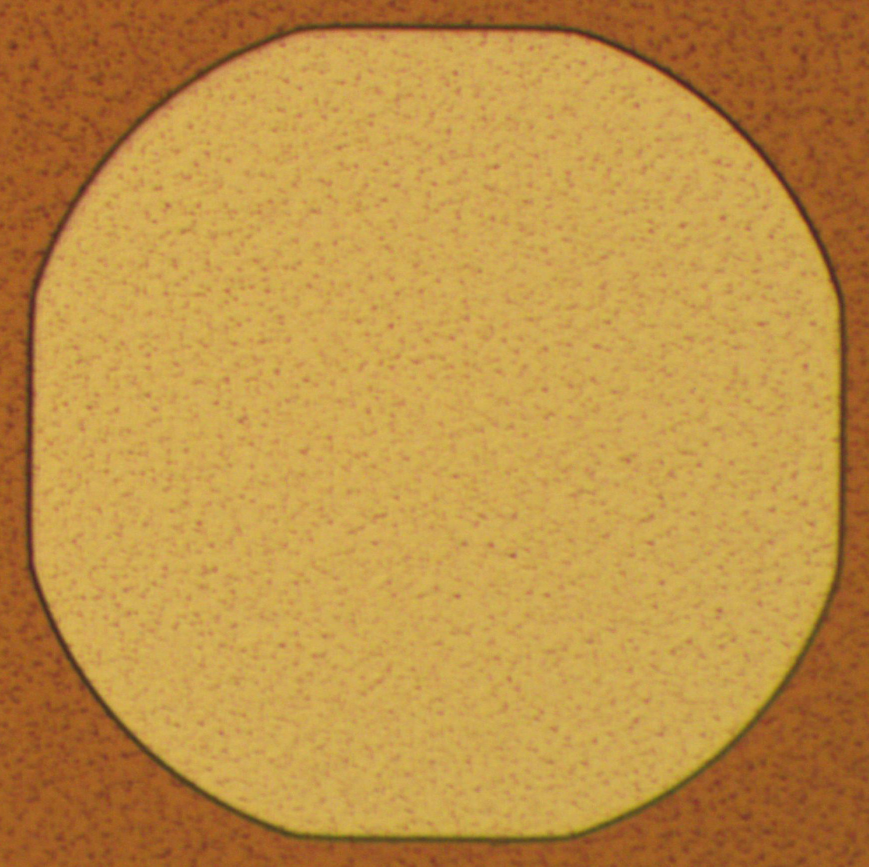
%> input picture template/tmpl.jpg, 1738 x 1733 px, given in place of 10x_01.jpg, which was not available (shown at 1/2 size)
$ octave runcleanness.m   (GNU Octave 9; MATLAB toolbox functions it lacks are replaced by stand-ins)
%> lines starting %> are read from the running program, lines starting %| are printed output that depends on the picture; pictures that were not available may be replaced by others from this repository, and a replacement may not be noted
close all
clear
clc

Iorig = imread('chip04/row3/10x_01.jpg');
%> Iorig is the input picture: size 1733x1738x3 uint8; mean R, G, B 191, 144.4, 69.9

I = rgb2gray(Iorig);
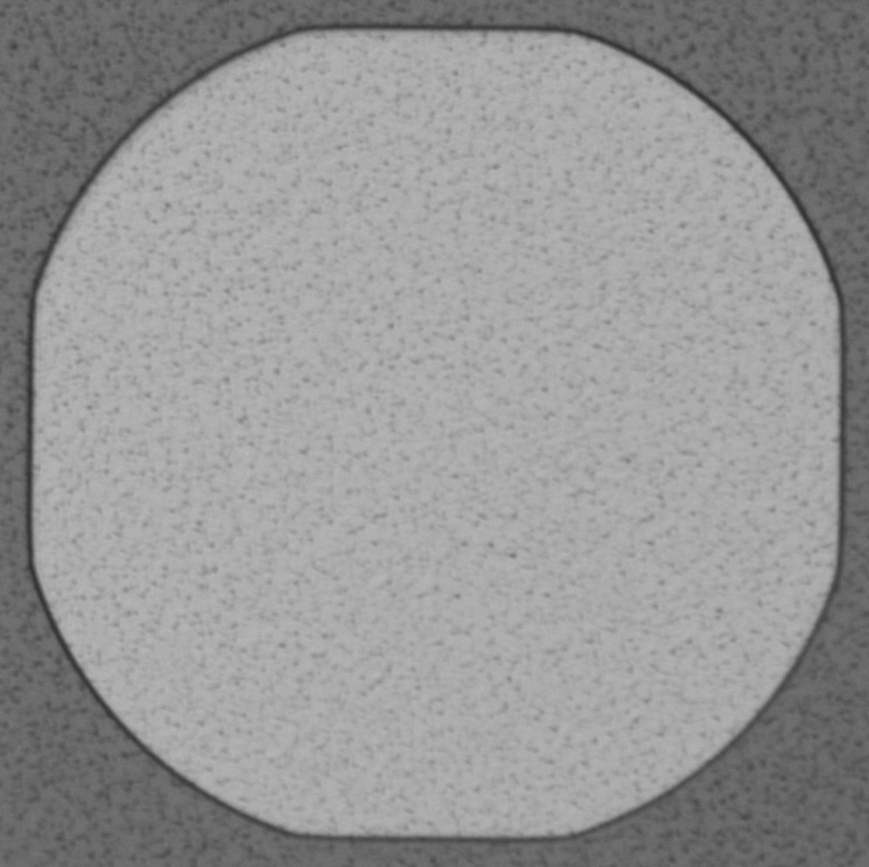
%> I: size 1733x1738 uint8 (shown at 1/2 size); min 46, max 187, mean 149.9
tmpl = rgb2gray(imread('template/tmpl.jpg'));

% resize the image
scale = 0.2;
Iorig = imresize(Iorig, scale);
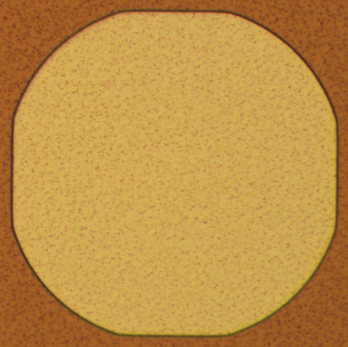
%> Iorig: size 347x348x3 uint8; mean R, G, B 191, 144.4, 69.9
I = imresize(I, scale);
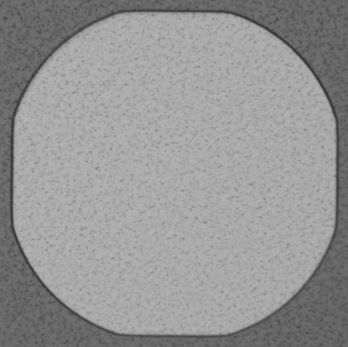
%> I: size 347x348 uint8; min 52, max 182, mean 149.9
tmpl = imresize(tmpl, scale);

figure, imshow(Iorig);

% calculate padding
bx = size(I, 2);
%> bx = 348
by = size(I, 1);
%> by = 347
tx = size(tmpl, 2); % used for bbox placement
%> tx = 348
ty = size(tmpl, 1);
%> ty = 347

% fft
Ga = fft2(I);
Gb = fft2(tmpl, by, bx);
c = real(ifft2((Ga.*conj(Gb)) ./ abs(Ga.*conj(Gb))));
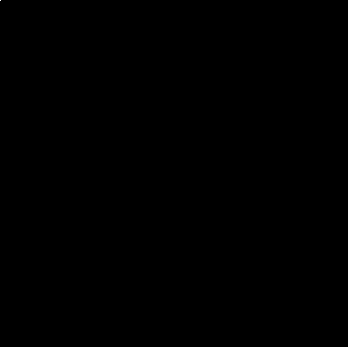
%> c: size 347x348 double; min -4.24e-17, max 1, mean 8.28e-06; drawn with min black and max white

% find peak correlation
[max_c, imax] = max(abs(c(:)));
%> max_c = 1; imax = 1
[ypeak, xpeak] = find(c==max(c(:)));
%> ypeak = 1; xpeak = 1
% figure, surf(c), shading flat;

position = [xpeak(1), ypeak(1), tx-1, ty-1];
%> position = [1 1 347 346]

% crop the image
for i=1:3
    tmp = Iorig(:,:,i);
    Icrop(:,:,i) = imcrop(tmp,position);
end
%> this loop made 3 passes
%> pass 1, `tmp = Iorig(:,:,i);`:
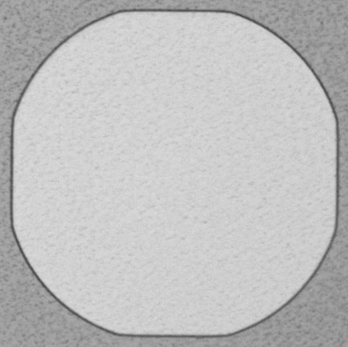
%> tmp: size 347x348 uint8; min 74, max 220, mean 191
%> pass 3, `tmp = Iorig(:,:,i);`:
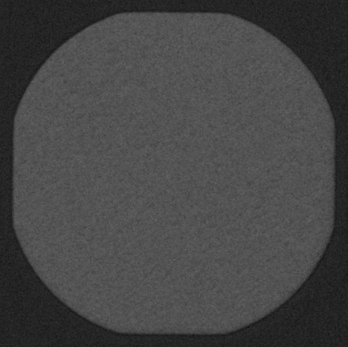
%> tmp: size 347x348 uint8; min 20, max 101, mean 69.9

%> (the run ends here)
